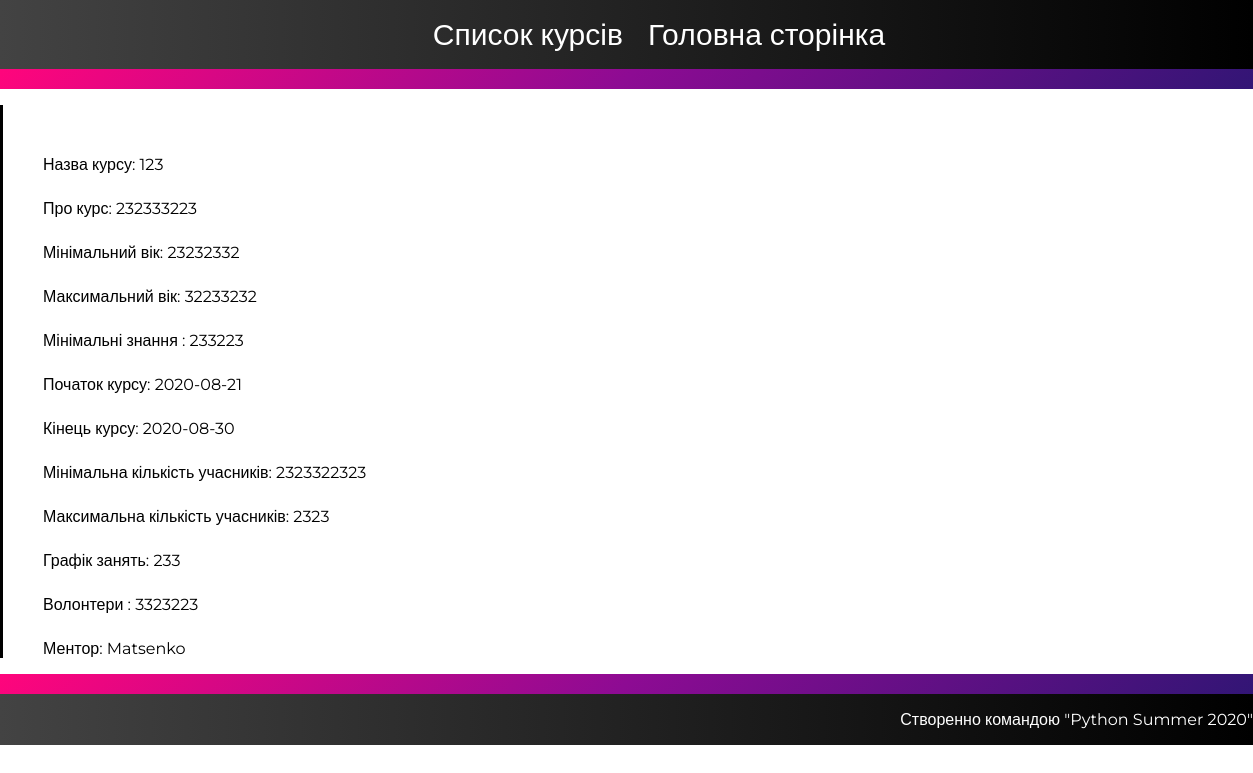
/course/list, run on the app's committed database.
### tables this page shows
CREATE TABLE course (
    author_id INTEGER NOT NULL,
    id  INTEGER  PRIMARY KEY,  
    name TEXT NOT NULL, 
    start_date DATE NOT NULL,
    descr TEXT NOT NULL,
    volunteers  TEXT NOT NULL,
    min_age INTEGER NOT NULL,
    max_age INTEGER NOT NULL,
    end_date DATE NOT NULL,
    min_people INTEGER NOT NULL,
    max_people INTEGER NOT NULL,
    schedule TEXT NOT NULL,
    min_knowledge TEXT NOT NULL,
    FOREIGN KEY (author_id) REFERENCES user_tab (id)
);

CREATE TABLE user_tab (
  id  INTEGER  PRIMARY KEY,  
  username TEXT UNIQUE NOT NULL,
  password TEXT NOT NULL,
  name TEXT  NOT NULL,
  email TEXT UNIQUE NOT NULL,
  telephone_number TEXT  NOT NULL ,
  birthday TEXT NOT NULL,
  prof_skills TEXT NOT NULL,
  isMentor BOOLEAN NOT NULL

);

### flaskr/main.py (the view)
@bp.route('/course/list')
def course_list():
    db = get_db()
    courses = db.execute(
        'SELECT id,name, start_date, descr,  author_id,volunteers,min_age,max_age,end_date,min_people,max_people,schedule,min_knowledge'
        ' FROM course '
    ).fetchall()
    mentor = db.execute('SELECT username,id ' 'FROM user_tab').fetchall()
    student = db.execute('SELECT username,id ' 'FROM user_tab').fetchall()
    student_in_course = db.execute('SELECT course_id,student_id ' 'FROM  students_in_course').fetchall()
    return render_template('course_list.html', courses=courses, mentor=mentor, student=student,student_in_course=student_in_course)

### flaskr/auth.py (called while the page is built)
@bp.before_app_request
def load_logged_in_user():
    user_id = session.get('user_id')
    if user_id is None:
        g.user = None
    else:
        g.user = get_db().execute(
            'SELECT * FROM user_tab WHERE id = ?', (user_id,)
        ).fetchone()

### flaskr/db.py (called while the page is built)
def get_db():
    if 'db' not in g:
        g.db = sqlite3.connect(
            current_app.config['DATABASE'],
            detect_types=sqlite3.PARSE_DECLTYPES
        )
        g.db.row_factory = sqlite3.Row
    return g.db

### flaskr/templates/course_list.html (shortened to what this page needs)
<!DOCTYPE html>
<html lang="en">
<head>
</head>
<body>
    <header>
        <ul>
            <li>Список курсів</li>
            <li><a href="{{url_for('home')}}">Головна сторінка</a></li>
        </ul>
    </header>
    <div class="background">
    </div>
    {% for courses in courses %}
    <div class="courses">
        <ul>
            <li>Назва курсу: {{courses['name']}}</li>
            <li>Про курс: {{courses['descr']}}</li>
            <li>Мінімальний вік: {{courses['min_age']}}</li>
            <li>Максимальний вік: {{courses['max_age']}}</li>
            <li>Мінімальні знання : {{courses['min_knowledge']}}</li>
            <li>Початок курсу: {{courses['start_date']}}</li>
            <li>Кінець курсу: {{courses['end_date']}}</li>
            <li>Мінімальна кількість учасників: {{courses['min_people']}}</li>
            <li>Максимальна кількість учасників: {{courses['max_people']}}</li>
            <li>Графік занять: {{courses['schedule']}}</li>
            <li>Волонтери : {{courses['volunteers']}}</li>
            {% for mentor in mentor  %}
            {% if mentor['id']==courses['author_id'] %}
            <li>Ментор: {{mentor['username']}}</li>
            {% endif %}
            {% endfor %}
        </ul>
    </div>
    {% endfor %}
    <div class="background">
    </div>
    <footer>
        <p>Створенно командою "Python Summer 2020"</p>
    </footer>
</body>
</html>

### flaskr/templates/course_list.html (style rules this page uses)
.courses { display: flex; flex-direction: column; }
body { font-family: 'Montserrat', sans-serif; margin: 0; padding: 0; overflow: scroll; }
.courses li { padding-top: 25px; }
.courses ul { list-style: none; padding-top: 25px; width: 100%; height: 100%; }
footer { display: flex; justify-content: flex-end; background-image: linear-gradient(to right, #434343 0%, black 100%); width: 100%; height: 100%; }
header { display: flex; justify-content: center; width: 100%; height: 100%; background-image: linear-gradient(to right, #434343 0%, black 100%); }
footer p { color: white; }
.courses ul { border-left: 3px solid black; }
.background { background-image: linear-gradient(-225deg, #FF057C 0%, #8D0B93 50%, #321575 100%); width: 100%; height: 20px; }
header ul { list-style: none; display: flex; flex-direction: row; }
header ul li a { text-decoration: none; color: white; }
header ul li { font-size: 30px; color: white; display: flex; padding-left: 25px; }

### data on the page
course: name "123", descr "232333223", min_age "23232332", max_age "32233232", min_knowledge "233223", start_date "2020-08-21", end_date "2020-08-30", min_people "2323322323", max_people "2323", schedule "233", volunteers "3323223"
user_tab: username "Matsenko"
